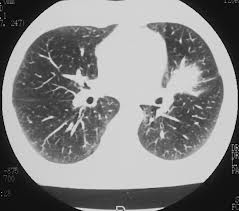
%> input picture cancer11.jpg, 239 x 211 px
$ octave filteronsaltpepper.m   (GNU Octave 9; MATLAB toolbox functions it lacks are replaced by stand-ins)
%> lines starting %> are read from the running program, lines starting %| are printed output that depends on the picture

A= imread('cancer11.jpg');
%> A is the input picture: size 211x239x3 uint8; min 0, max 242, mean 133.1
       I = rgb2gray(A);
       subplot(2,2,1);
       imshow(I);
       title('Original Image');
       w = imnoise(I,'salt & pepper',0.2);
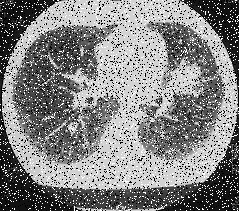
%> w: size 211x239 uint8; min 0, max 255, mean 131.8
       subplot(2,2,2)
       imshow(w)
       title('Salt and Pepper Noise');
       K = medfilt2(w);
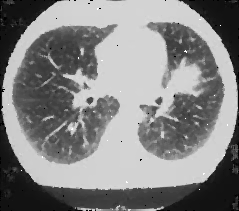
%> K: size 211x239 uint8; min 0, max 255, mean 132.4
       subplot(2,2,3)
       imshow(K)
       title('Filtered Image')
       m = medfilt2(K);
       subplot(2,2,4)
       imshow(m)
       title('Filtered Image2')

$ run again, with penguin.jpg copied over cancer11.jpg
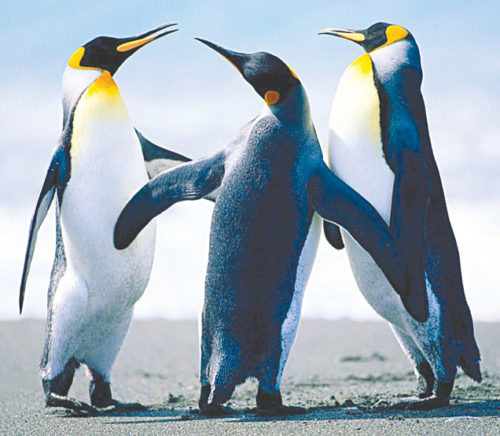
%> input picture penguin.jpg, 500 x 436 px
%> A is the input picture: size 436x500x3 uint8; mean R, G, B 157.2, 171.7, 183.3
%> `w = imnoise(I,'salt & pepper',0.2);`:
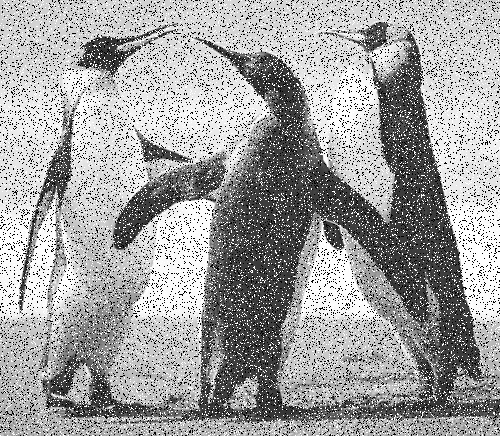
%> w: size 436x500 uint8; min 0, max 255, mean 160.3
%> `K = medfilt2(w);`:
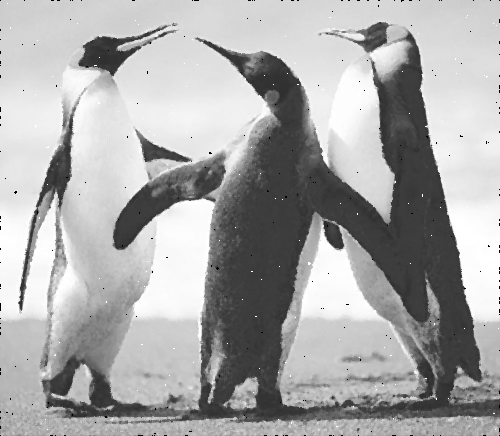
%> K: size 436x500 uint8; min 0, max 255, mean 168.4
